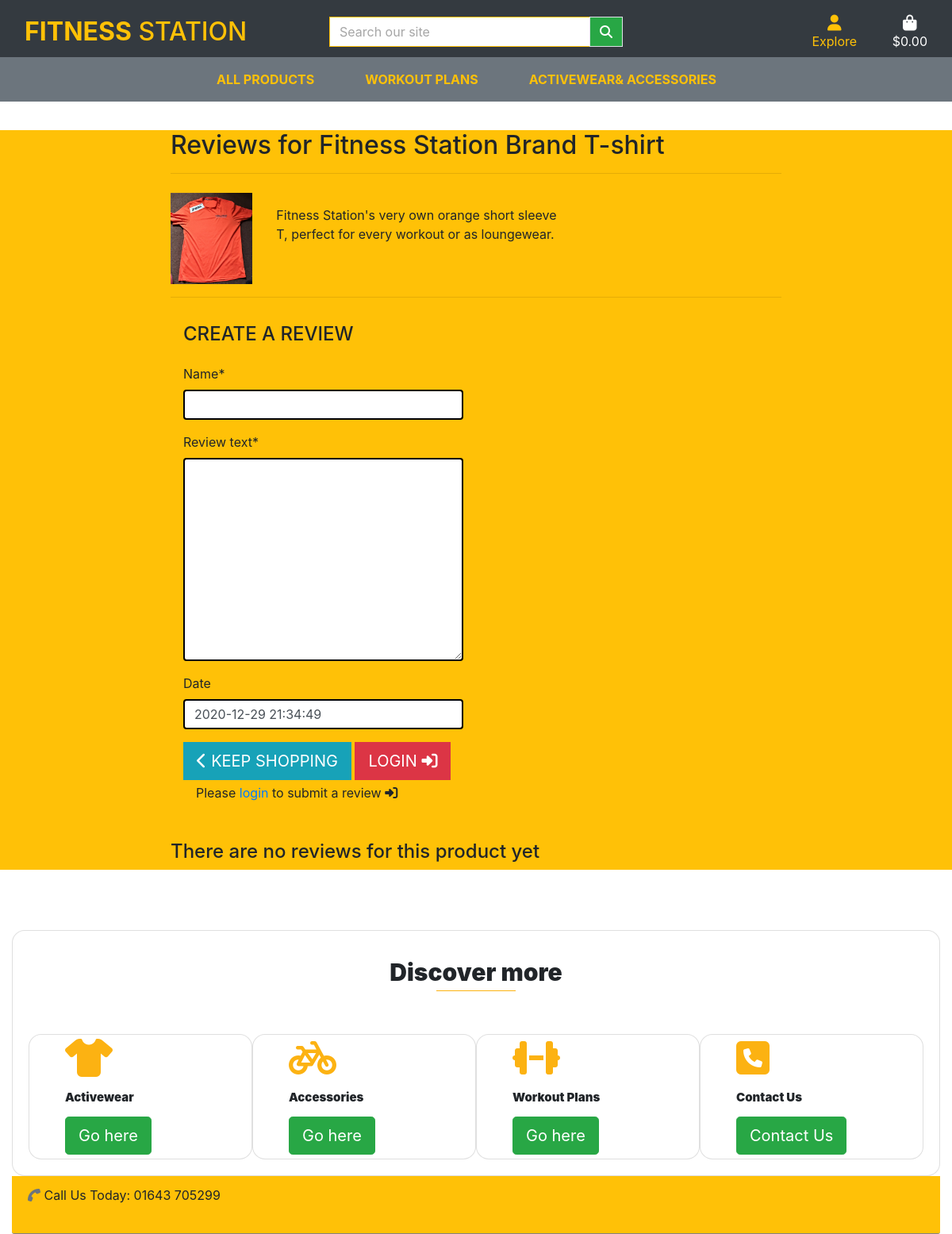
Page /review/1/ on the committed database.
### products/models.py (models this page shows, shortened)
class Product(models.Model):
    category = models.ForeignKey(
        "Category", null=True, blank=True, on_delete=models.SET_NULL
    )
    sku = models.CharField(max_length=254, null=True, blank=True)
    name = models.CharField(max_length=254)
    description = models.TextField()
    has_sizes = models.BooleanField(default=False, null=True, blank=True)
    price = models.DecimalField(default=0.00, max_digits=9, decimal_places=2)
    rating = models.DecimalField(max_digits=6, decimal_places=2,
                                 null=True, blank=True)
    image_url = models.URLField(max_length=1024, null=True, blank=True)
    image = models.ImageField(null=True, blank=True)

### review/views.py (the view)
# urls.py: path('<product_id>/', views.view_review, name='view_review'),
def view_review(request, product_id):
    product = get_object_or_404(Product, pk=product_id)
    review_list = Review.objects.all().filter(product=product)
    template = 'review/review.html'
    context = {
        'review_form': ReviewForm(),
        'review_list': review_list,
        'product': product
    }
    return render(request, template, context)

### review/forms.py
class ReviewForm(forms.ModelForm):
    class Meta:
        model = Review
        fields = ('name', 'review_text', 'date')

### bag/contexts.py (called while the page is built, shortened)
def bag_contents(request):
    bag_items = []
    total = 0
    product_count = 0
    bag = request.session.get('bag', {})
    if total < settings.FREE_DELIVERY_THRESHOLD:
        delivery = total * Decimal(settings.STANDARD_DELIVERY_PERCENTAGE / 100)
        free_delivery_delta = settings.FREE_DELIVERY_THRESHOLD - total
    else:
        delivery = 0
        free_delivery_delta = 0
    grand_total = delivery + total
    context = {
        'bag_items': bag_items,
        'total': total,
        'product_count': product_count,
        'delivery': delivery,
        'free_delivery_delta': free_delivery_delta,
        'free_delivery_threshold': settings.FREE_DELIVERY_THRESHOLD,
        'grand_total': grand_total,
    }
    return context

### review/templates/review/review.html (shortened to what this page needs)
{% extends 'base.html' %}
{% load static %}
{% block page_header %}
<div class="container header-container">
</div>
{% endblock %}
{% block content %}
<div class="form-group">
    <section class="container-fluid section-container bg-warning">
        <div class="row">
            <div class="col-sm-10 offset-sm-1 col-lg-8 offset-lg-2">
                <h2> Reviews for {{ product.name }}</h2>
                <hr>
                <div class="row mt-4">
                    <div class="col-4 col-sm-3 col-xl-2">
                        <img class="w-100" src="{{ MEDIA_URL }}{{ product.image }}" alt="{{ product.name }}">
                    </div>
                    <div class="col-6 mt-3">
                        <p>{{ product.description }}</p>
                    </div>
                </div>
                <hr>
                <div class="col-12 col-md-6 form-bg p-3">
                    <h4 class="mb-4 text-uppercase">Create a Review</h4>
                    <form action="{% url 'review_form' product.id %}" method="POST" class="form-group">
                        {{ review_form|crispy }}
                        <a href="{% url 'products' %}" class="btn btn-info rounded-0 btn-lg">
                            <span class="icon">
                                <i class="fas fa-chevron-left"></i>
                            </span>
                            <span class="text-uppercase">Keep Shopping</span>
                        </a>
                        {% if user.is_authenticated %}
                        <button id="submit-button" class="btn btn-lg btn-success rounded-0 btn-lg">
                            <span>Submit review</span>
                            <span class="icon">
                                <i class="fas fa-plus-circle"></i>
                            </span>
                        </button>
                        <input type="hidden" name="redirect_url" value="{{ request.path }}">
                        {% else %}
                        <a href="{% url 'account_login' %}" class="btn btn-danger rounded-0 btn-lg">
                            <span id="checkout-anchor" class="text-uppercase">Login
                                <i class="fas fa-sign-in-alt"></i>
                            </span>
                        </a>
                        {% endif%}
                        <div id="review-login-request" class="login-request-text ml-3 mb-2 mb-sm-0 mt-sm-1">
                            <span>
                                Please <a href="{% url 'account_login' %}" class="login-request-link">login</a> to
                                submit a review
                                <i class="fas fa-sign-in-alt"></i>
                            </span>
                        </div>
                    </form>
                </div>
            </div>
            <div class="col-sm-10 offset-sm-1 col-lg-8 offset-lg-2">
                {% if review_list %}
                <div class="row justify-content-around">
                    {% for review in review_list %}
                    <div class="card shadow p-3 bg-white rounded col-12 col-lg-5 mb-2 mx-lg-2">
                        <h4 class="mt-2 ">{{ review.name }}</h4>
                        <p>{{ review.review_text }}</p>
                        <h5 class="mb-2">{{ review.date }}</h5>
                    </div>
                    {% endfor %}
                </div>
                {% else %}
                <h4 class="mt-3">There are no reviews for this product yet</h4>
                {% endif %}
            </div>
        </div>
    </section>
</div>
{% endblock %}

### static/css/base.css (style rules this page uses)
html { height: 100%; scroll-behavior: smooth; }
.form-control { border: 0.125em solid rgb(0, 0, 0); border-radius: .25rem; transition: border-color .15s ease-in-out, box-shadow .15s ease-in-out; }
@media (min-width: 1200px) { .container { max-width: 80%; } }
@media (min-width: 992px) { .header-container { padding-top: 10.25em; } }
@media screen and (prefers-reduced-motion: no-preference) { html, body { scroll-behavior: smooth; } }

### rows in the picture
Product: name "Fitness Station Brand T-shirt", image (picture), description "Fitness Station's very own orange short sleeve T, perfect for every workout or as loungewear."
